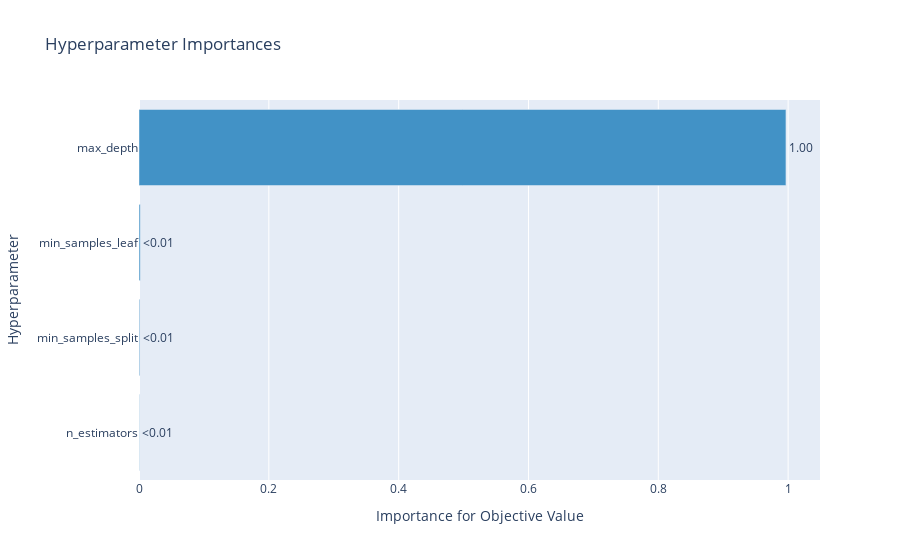

The notebook cell this image was saved under:
### Code cell
optuna.visualization.plot_param_importances(study)

### Figure 1 — Plotly figure (JSON) as saved in the notebook; plotly's stock layout.template omitted (floating-point values rounded to 4 significant figures)
{"data": [{"cliponaxis": false, "hovertemplate": ["n_estimators (IntDistribution): 0.00040644065228692114<extra></extra>", "min_samples_split (IntDistribution): 0.001073112532584463<extra></extra>", "min_samples_leaf (IntDistribution): 0.0018914287713595788<extra></extra>", "max_depth (IntDistribution): 0.996629018043769<extra></extra>"], "marker": {"color": "rgb(66,146,198)"}, "orientation": "h", "text": ["<0.01", "<0.01", "<0.01", "1.00"], "textposition": "outside", "type": "bar", "x": [0.0004064, 0.001073, 0.001891, 0.9966], "y": ["n_estimators", "min_samples_split", "min_samples_leaf", "max_depth"]}], "layout": {"showlegend": false, "title": {"text": "Hyperparameter Importances"}, "xaxis": {"title": {"text": "Importance for Objective Value"}}, "yaxis": {"title": {"text": "Hyperparameter"}}}}
